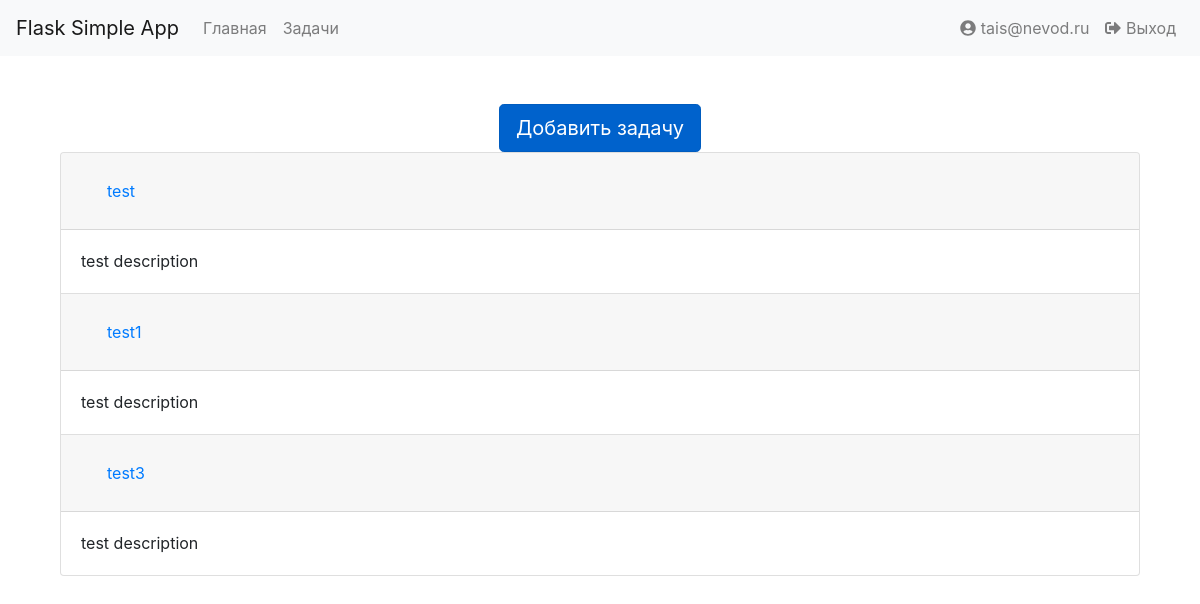
/tasks (signed in), run on the app's committed database.
### tables this page shows
CREATE TABLE users
(
	id integer not null
		constraint users_pk
			primary key autoincrement,
	email text not null,
	password text not null
);

CREATE TABLE "tasks"
(
	id integer not null
		constraint tasks_pk
			primary key autoincrement,
	title varchar(100) not null,
	description text,
	id_user int not null
		references users
			on update cascade on delete cascade
);

### app.py (the view)
@app.route("/tasks", methods=['GET'])
def show_tasks():
    if 'user_id' in session:
        user_id = session['user_id']
        user = Storage.get_user_by_id(user_id)
        tasks = Storage.get_task_by_user(user_id)
        return render_template("pages/task_list.html", page_title="Список задач", tasks=tasks, user=user)
    else:
        return redirect('/login')

### storage/__init__.py (called while the page is built)
    @staticmethod
    def get_user_by_id(id: int) -> User:
        user_data = db.execute('SELECT * FROM users WHERE id=?', (id,)).fetchone()
        if user_data:
            return User(id=user_data[0], email=user_data[1], password=user_data[2])
        else:
            return None

    @staticmethod
    def get_task_by_user(user_id: int):
        tasks = db.execute("SELECT tasks.id, tasks.title, tasks.description, tasks.id_user from tasks INNER JOIN users ON tasks.id_user = users.id where users.id=?",
                           (user_id,)).fetchall()
        tasks_list = []
        for task in tasks:
            tasks_list.append(Task(id=task[0],
                                   title=task[1],
                                   description=task[2],
                                   user=Storage.get_user_by_id(task[3])))
        return tasks_list

### templates/pages/task_list.html
{% extends "layouts/base_layout.html" %}
{% block main %}
    <section class="container">
        <div class="row justify-content-md-center">
            <a href="/task" class="btn btn-primary btn-lg active" role="button" aria-pressed="true">Добавить задачу</a>
        </div>
        <div class="row justify-content-md-center">
            <div class="accordion col-12" id="accordionExample">
            {% for task in tasks %}
              <div class="card">
                <div class="card-header">
                  <h5 class="mb-0">
                    <button class="btn btn-link" type="button" data-toggle="collapse" data-target="#collapseOne" aria-expanded="true" aria-controls="collapseOne">
                      <a href="/tasks/{{ task.id }}" class="btn btn-link" role="button" aria-pressed="true">{{ task.title }}</a>
                    </button>
                  </h5>
                </div>
                <div id="collapseOne" class="collapse show" aria-labelledby="headingOne" data-parent="#accordionExample">
                  <div class="card-body">
                      {{ task.description }}
                  </div>
                </div>
              </div>
            {% endfor %}
        </div>
        </div>
    </section>
{% endblock %}

### templates/layouts/base_layout.html (shortened to what this page needs)
<!DOCTYPE html>
<html lang="en">
<head>
    <link rel="stylesheet" href="/static/css/bootstrap.min.css">
</head>
<body>
    <nav class="navbar navbar-expand-lg navbar-light bg-light">
        <a class="navbar-brand" href="#">Flask Simple App</a>
        <ul class="navbar-nav mr-auto">
            <li class="nav-item">
                <a class="nav-link" href="/">Главная</a>
            </li>
            {% if user %}
                <li class="nav-item">
                    <a class="nav-link" href="/tasks">Задачи</a>
                </li>
            {% endif %}
        </ul>
        <ul class="navbar-nav ml-auto">
            {% if user %}
                <li class="nav-item">
                    <a class="nav-link" href="#"><i class="fas fa-user-circle"></i> {{ user.email }}</a>
                </li>
                <li class="nav-item">
                    <a class="nav-link" href="/logout"><i class="fas fa-sign-out-alt"></i> Выход</a>
                </li>
            {% endif %}
        </ul>
    </nav>
    <main class="container mt-5">
    {% block main %}{% endblock %}
    </main>
</body>
</html>

### data on the page
users: email "tais@nevod.ru"
tasks: title "test", description "test description"
tasks: title "test1", description "test description"
tasks: title "test3", description "test description"
